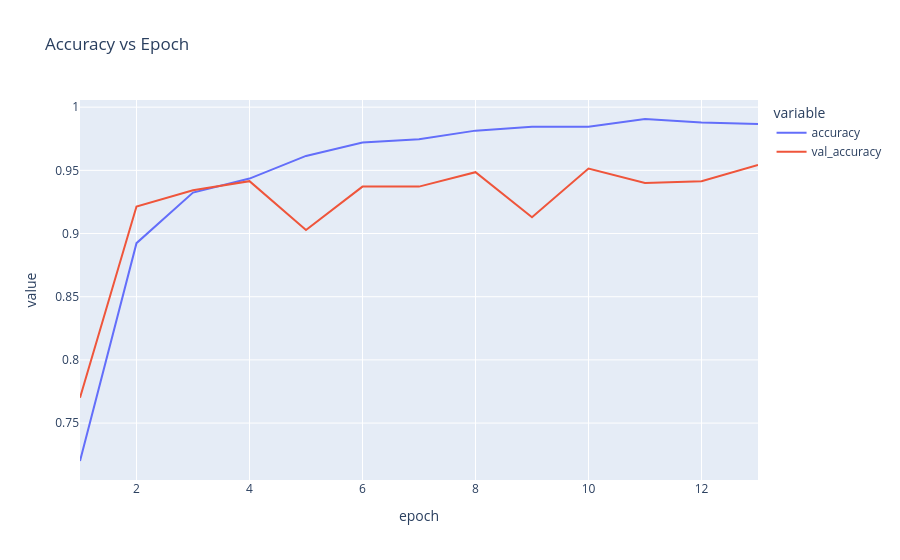
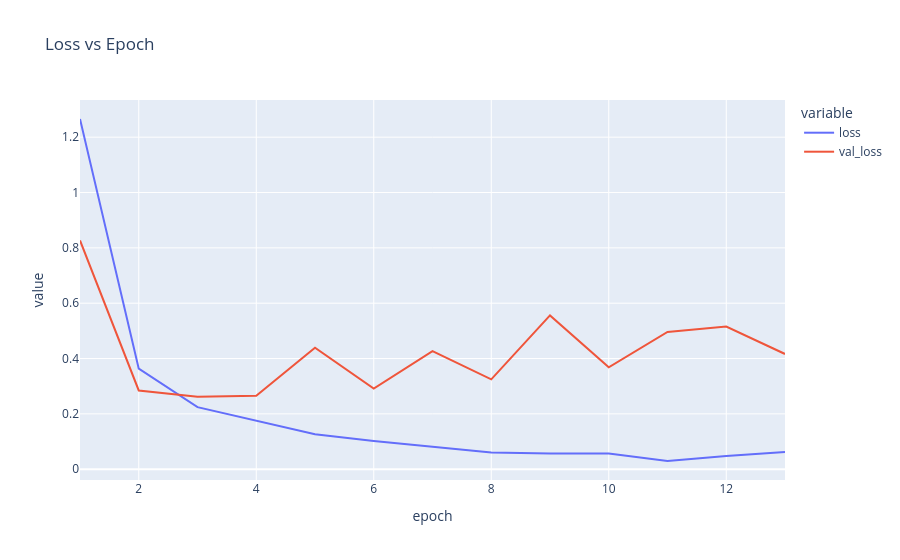

Notebook source saved alongside these figures, in order:
### Code cell
df = pd.DataFrame(final_results_v2.history)
df['epoch'] = df.index + 1

fig = px.line(df, x='epoch', y=['accuracy','val_accuracy'], title='Accuracy vs Epoch')
fig.show("plotly_mimetype")

fig = px.line(df, x='epoch', y=['loss','val_loss'], title='Loss vs Epoch')
fig.show("plotly_mimetype")

trained_model_v2 = keras.models.load_model('final_tuned_model_variable_layers.keras')
test_loss_v2, test_acc_v2 = trained_model_v2.evaluate(test_images, test_labels_cat)

predictions_v2 = trained_model_v2.predict(test_images)
test_preds_v2 = np.argmax(predictions_v2, axis=1)

labels = [0,1,2,3,4,5,6,7,8,9]
results_test_v2 = calc_performance_multi(test_labels, test_preds_v2, labels)

print("Test accuracy:", test_acc_v2)
print("Average recall:", results_test_v2['report_dict']['macro avg']['recall'])
print("\nConfusion matrix:")
print(results_test_v2['confusion_matrix_print_table'])

### Figure 1 — Plotly figure (JSON) as saved in the notebook; plotly's stock layout.template omitted (floating-point values rounded to 4 significant figures)
{"data": [{"hovertemplate": "variable=accuracy<br>epoch=%{x}<br>value=%{y}<extra></extra>", "legendgroup": "accuracy", "line": {"color": "#636efa", "dash": "solid"}, "marker": {"symbol": "circle"}, "mode": "lines", "name": "accuracy", "orientation": "v", "showlegend": true, "type": "scatter", "x": [1, 2, 3, 4, 5, 6, 7, 8, 9, 10, 11, 12, 13], "xaxis": "x", "y": [0.72, 0.8924, 0.9324, 0.9435, 0.9614, 0.9721, 0.9746, 0.9814, 0.9844, 0.9844, 0.9906, 0.9878, 0.9867], "yaxis": "y"}, {"hovertemplate": "variable=val_accuracy<br>epoch=%{x}<br>value=%{y}<extra></extra>", "legendgroup": "val_accuracy", "line": {"color": "#EF553B", "dash": "solid"}, "marker": {"symbol": "circle"}, "mode": "lines", "name": "val_accuracy", "orientation": "v", "showlegend": true, "type": "scatter", "x": [1, 2, 3, 4, 5, 6, 7, 8, 9, 10, 11, 12, 13], "xaxis": "x", "y": [0.77, 0.9214, 0.9343, 0.9414, 0.9029, 0.9371, 0.9371, 0.9486, 0.9129, 0.9514, 0.94, 0.9414, 0.9543], "yaxis": "y"}], "layout": {"legend": {"title": {"text": "variable"}, "tracegroupgap": 0}, "title": {"text": "Accuracy vs Epoch"}, "xaxis": {"anchor": "y", "domain": [0, 1], "title": {"text": "epoch"}}, "yaxis": {"anchor": "x", "domain": [0, 1], "title": {"text": "value"}}}}

### Figure 2 — Plotly figure (JSON) as saved in the notebook; plotly's stock layout.template omitted (floating-point values rounded to 4 significant figures)
{"data": [{"hovertemplate": "variable=loss<br>epoch=%{x}<br>value=%{y}<extra></extra>", "legendgroup": "loss", "line": {"color": "#636efa", "dash": "solid"}, "marker": {"symbol": "circle"}, "mode": "lines", "name": "loss", "orientation": "v", "showlegend": true, "type": "scatter", "x": [1, 2, 3, 4, 5, 6, 7, 8, 9, 10, 11, 12, 13], "xaxis": "x", "y": [1.266, 0.3633, 0.2241, 0.1748, 0.1267, 0.1019, 0.08048, 0.05997, 0.05644, 0.05669, 0.02968, 0.04735, 0.06195], "yaxis": "y"}, {"hovertemplate": "variable=val_loss<br>epoch=%{x}<br>value=%{y}<extra></extra>", "legendgroup": "val_loss", "line": {"color": "#EF553B", "dash": "solid"}, "marker": {"symbol": "circle"}, "mode": "lines", "name": "val_loss", "orientation": "v", "showlegend": true, "type": "scatter", "x": [1, 2, 3, 4, 5, 6, 7, 8, 9, 10, 11, 12, 13], "xaxis": "x", "y": [0.8269, 0.2846, 0.2623, 0.2652, 0.439, 0.2912, 0.4271, 0.3246, 0.5559, 0.3684, 0.4959, 0.5156, 0.4165], "yaxis": "y"}], "layout": {"legend": {"title": {"text": "variable"}, "tracegroupgap": 0}, "title": {"text": "Loss vs Epoch"}, "xaxis": {"anchor": "y", "domain": [0, 1], "title": {"text": "epoch"}}, "yaxis": {"anchor": "x", "domain": [0, 1], "title": {"text": "value"}}}}
